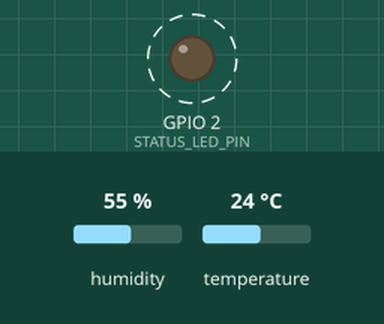
Simulated run of this program. Board: ESP32. Parts: output pins drawn as LEDs (lit = HIGH). Dashed ring = blinking. Inputs (shaded band) come from the test bench; at power-on: humidity 55 %, temperature 24 °C. WiFi joins after 1.5 s; servers stay silent unless stated; uploads are accepted with an empty reply; what the program prints to the serial monitor is not drawn.

Above: at 4.0 s.
Timing chart, 0 to 7.7 s (numbered marks = the images above):
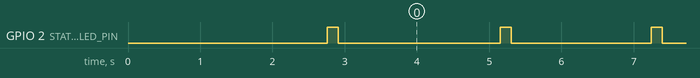

Measured:
- by itself, GPIO 2 (STATUS_LED_PIN): alternates HIGH for 0.15 s and LOW for 1.9 s

The program:

main.cpp
```cpp
/**
 * SmartTemp - Intelligent Temperature & Humidity Monitoring System
 * Firmware for ESP32 Development Board (38-pin) & DHT11 Sensor
 *
 * Hardware Connections:
 *   DHT11 VCC   -> ESP32 3.3V (or 5V for module boards)
 *   DHT11 GND   -> ESP32 GND
 *   DHT11 DATA  -> ESP32 GPIO 4
 *   Built-in LED-> ESP32 GPIO 2
 */

#include <Arduino.h>
#include <WiFi.h>
#include <WiFiClientSecure.h>
#include <HTTPClient.h>
#include <DHT.h>
#include "config.h"

// Initialize DHT sensor instance
DHT dht(DHT_PIN, DHT_TYPE);

// Non-blocking timer tracking
unsigned long lastSendTime = 0;

// Maximum consecutive Wi-Fi connection attempts before pause
const int MAX_WIFI_RETRIES = 20;

/**
 * Connect or reconnect to the Wi-Fi network
 */
void connectToWiFi() {
  if (WiFi.status() == WL_CONNECTED) {
    return;
  }

  Serial.println();
  Serial.print(F("[WIFI] Connecting to SSID: "));
  Serial.println(WIFI_SSID);

  WiFi.mode(WIFI_STA);
  WiFi.begin(WIFI_SSID, WIFI_PASSWORD);

  int retries = 0;
  while (WiFi.status() != WL_CONNECTED && retries < MAX_WIFI_RETRIES) {
    delay(500);
    Serial.print(F("."));
    retries++;
  }

  if (WiFi.status() == WL_CONNECTED) {
    Serial.println();
    Serial.println(F("[WIFI] Connected successfully!"));
    Serial.print(F("[WIFI] ESP32 IP Address: "));
    Serial.println(WiFi.localIP());
    Serial.print(F("[WIFI] Signal Strength (RSSI): "));
    Serial.print(WiFi.RSSI());
    Serial.println(F(" dBm"));
  } else {
    Serial.println();
    Serial.println(F("[WIFI] Connection failed. Will retry during next cycle."));
  }
}

/**
 * Read DHT11 sensor and transmit telemetry to Flask REST API
 */
void sendSensorReading() {
  // 1. Read environmental data from DHT11
  float humidity = dht.readHumidity();
  float temperature = dht.readTemperature(); // Default is Celsius

  // 2. Validate sensor readings (check if any read failed)
  if (isnan(temperature) || isnan(humidity)) {
    Serial.println(F("[SENSOR ERROR] Failed to read from DHT11 sensor! Check wiring."));
    return;
  }

  // 3. Validate physical boundaries for DHT11 (0°C to 50°C, 20% to 90% RH)
  if (temperature < -10.0 || temperature > 70.0 || humidity < 0.0 || humidity > 100.0) {
    Serial.println(F("[SENSOR WARNING] Out-of-bounds reading detected. Skipping payload."));
    return;
  }

  // Log local reading to Serial Monitor
  Serial.println(F("---------------------------------------------"));
  Serial.print(F("[TELEMETRY] Temperature: "));
  Serial.print(temperature, 1);
  Serial.print(F(" °C  |  Humidity: "));
  Serial.print(humidity, 1);
  Serial.println(F(" %"));

  // 4. Ensure Wi-Fi connection is active
  if (WiFi.status() != WL_CONNECTED) {
    Serial.println(F("[HTTP ERROR] Wi-Fi not connected. Attempting reconnection..."));
    connectToWiFi();
    if (WiFi.status() != WL_CONNECTED) {
      Serial.println(F("[HTTP ERROR] Skipping transmission due to lack of network."));
      return;
    }
  }

  // 5. Construct JSON payload string
  String jsonPayload = "{";
  jsonPayload += "\"device_id\":\"" + String(DEVICE_ID) + "\",";
  jsonPayload += "\"temperature\":" + String(temperature, 2) + ",";
  jsonPayload += "\"humidity\":" + String(humidity, 2);
  jsonPayload += "}";

  // 6. Send HTTP/HTTPS POST request to Flask Backend
  HTTPClient http;
  WiFiClient client;
  WiFiClientSecure secureClient;

  Serial.print(F("[HTTP] Transmitting payload to: "));
  Serial.println(SERVER_URL);
  Serial.print(F("[HTTP] Payload: "));
  Serial.println(jsonPayload);

  if (String(SERVER_URL).startsWith("https://")) {
    secureClient.setInsecure(); // Accept cloud SSL certificates
    http.begin(secureClient, SERVER_URL);
  } else {
    http.begin(client, SERVER_URL);
  }

  http.addHeader("Content-Type", "application/json");
  http.setTimeout(10000); // 10 second timeout for cloud requests

  int httpResponseCode = http.POST(jsonPayload);

  if (httpResponseCode > 0) {
    Serial.print(F("[HTTP] Response Status Code: "));
    Serial.println(httpResponseCode);

    String responseBody = http.getString();
    Serial.print(F("[HTTP] Server Response: "));
    Serial.println(responseBody);

    // Visual feedback: blink built-in status LED on success
    if (httpResponseCode == 201 || httpResponseCode == 200) {
      digitalWrite(STATUS_LED_PIN, HIGH);
      delay(150);
      digitalWrite(STATUS_LED_PIN, LOW);
      Serial.println(F("[SUCCESS] Reading recorded in PostgreSQL!"));
    }
  } else {
    Serial.print(F("[HTTP ERROR] POST failed, error code: "));
    Serial.println(http.errorToString(httpResponseCode).c_str());
    Serial.println(F("[HINT] Make sure Flask backend is running and Windows Firewall allows port 5000."));
  }

  http.end(); // Clean up HTTP client connection
}

void setup() {
  // Initialize Serial communication for debugging
  Serial.begin(115200);
  delay(1000);

  Serial.println();
  Serial.println(F("============================================="));
  Serial.println(F("  SmartTemp - ESP32 IoT Monitoring Firmware  "));
  Serial.println(F("============================================="));

  // Initialize status LED
  pinMode(STATUS_LED_PIN, OUTPUT);
  digitalWrite(STATUS_LED_PIN, LOW);

  // Initialize DHT11 sensor
  Serial.print(F("[INIT] Initializing DHT11 on GPIO "));
  Serial.println(DHT_PIN);
  dht.begin();

  // Connect to Wi-Fi network
  connectToWiFi();

  // Perform initial immediate reading
  sendSensorReading();
  lastSendTime = millis();
}

void loop() {
  unsigned long currentMillis = millis();

  // Non-blocking transmission timer
  if (currentMillis - lastSendTime >= SEND_INTERVAL_MS) {
    lastSendTime = currentMillis;
    sendSensorReading();
  }

  // Small delay to yield processor time and prevent watchdog reset
  delay(100);
}
```

config.h
```cpp
#ifndef SMARTTEMP_CONFIG_H
#define SMARTTEMP_CONFIG_H

// ==========================================
// 1. Wi-Fi Network Credentials
// ==========================================
// Enter your 2.4 GHz Wi-Fi network credentials:
#define WIFI_SSID "Abhinand"
#define WIFI_PASSWORD "22223333"

// ==========================================
// 2. Backend Server Endpoint
// ==========================================
// Your PC's detected local IP address on your Wi-Fi network:
#define SERVER_URL "http://192.168.117.7:5000/api/readings"

// ==========================================
// 3. Hardware & Sensor Settings
// ==========================================
#define DHT_PIN 4               // GPIO 4 -> DHT11 Data pin
#define DHT_TYPE DHT11          // Sensor type
#define DEVICE_ID "esp32_dht11_primary"
#define STATUS_LED_PIN 2        // Built-in blue LED on GPIO 2

// ==========================================
// 4. Transmission Interval
// ==========================================
#define SEND_INTERVAL_MS 2000   // 2 seconds (Real-time telemetry; DHT11 hardware limit)

#endif // SMARTTEMP_CONFIG_H
```
